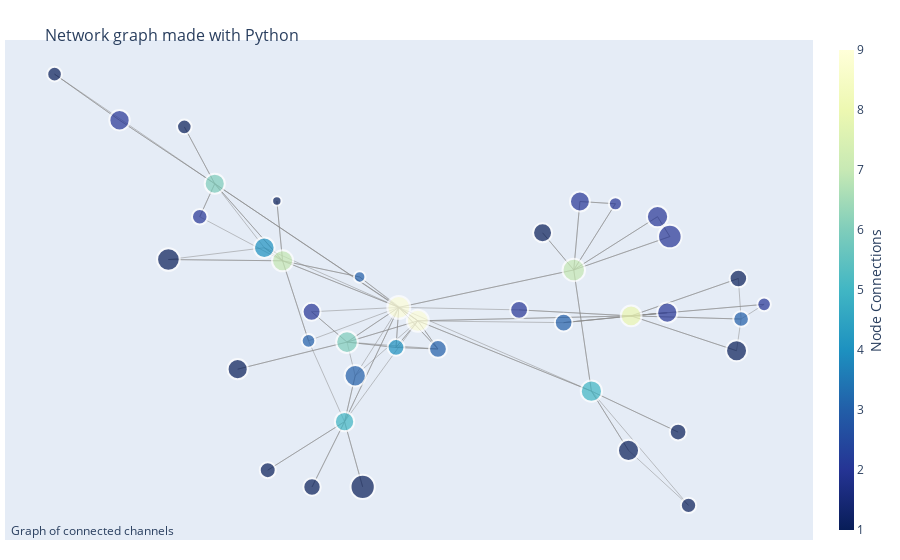

The code cell stored with this chart in its notebook:
### Markdown cell above
Plot of our subgraph of strongly connected components

### Code cell
network_graphs.graph_nx_graph(H)
network_graphs.plotly_network_graph(H)

### Figure 1 — Plotly figure (JSON) as saved in the notebook; plotly's stock layout.template omitted (floating-point values rounded to 4 significant figures; data arrays with more than 128 entries replaced by an {"elided": "..."} marker saying what was removed)
{"data": [{"hoverinfo": "none", "line": {"color": "#888", "width": 0.5}, "mode": "lines", "type": "scatter", "x": {"elided": "366 float values"}, "y": {"elided": "366 float values"}}, {"hoverinfo": "text", "marker": {"color": [3, 1, 7, 4, 1, 3, 2, 3, 1, 9, 4, 2, 1, 7, 2, 1, 1, 6, 1, 3, 2, 9, 5, 5, 1, 3, 1, 1, 2, 3, 1, 2, 1, 1, 1, 2, 6, 2, 2, 8, 2], "colorbar": {"thickness": 15, "title": {"side": "right", "text": "Node Connections"}, "xanchor": "left"}, "colorscale": [[0, "rgb(255,255,217)"], [0.125, "rgb(237,248,177)"], [0.25, "rgb(199,233,180)"], [0.375, "rgb(127,205,187)"], [0.5, "rgb(65,182,196)"], [0.625, "rgb(29,145,192)"], [0.75, "rgb(34,94,168)"], [0.875, "rgb(37,52,148)"], [1, "rgb(8,29,88)"]], "line": {"width": 2}, "reversescale": true, "showscale": true, "size": [13.67, 14.64, 21.1, 16.75, 20.13, 15.67, 19.87, 17.61, 24.27, 22.94, 20.58, 20.32, 17.53, 22.5, 15.55, 22.61, 14.54, 21.64, 18.99, 11.56, 23.58, 21.96, 21.22, 19.31, 15.4, 21.36, 17.43, 21.06, 17.85, 17.77, 16.71, 20.21, 20.98, 15.91, 9.412, 21.28, 20.11, 13.15, 17.93, 20.67, 13.6]}, "mode": "markers", "text": ["Atomic Punch has 3 connections and 13000 subscribers", "Andrew Gerlicher Music has 1 connections and 25500 subscribers", "Nukazooka has 7 connections and 2250000 subscribers", "Corridor Cast has 4 connections and 110000 subscribers", "BrandonJLa has 1 connections and 1150000 subscribers", "Film Riot Extras has 3 connections and 52000 subscribers", "TEAMSUPERTRAMP has 2 connections and 959000 subscribers", "Aputure has 3 connections and 200000 subscribers", "JennaMarbles has 1 connections and 20300000 subscribers", "Corridor has 9 connections and 8060000 subscribers", "Mr.TVCow has 4 connections and 1570000 subscribers", "FinalCutKing has 2 connections and 1310000 subscribers", "Red Giant has 1 connections and 189000 subscribers", "devinsupertramp has 7 connections and 5920000 subscribers", "Fury Fingers - GOONS INC - Out Now! has 2 connections and 48100 subscribers", "TomSka has 1 connections and 6420000 subscribers", "SamWickert has 1 connections and 23900 subscribers", "Node has 6 connections and 3260000 subscribers", "Jacob + Katie Schwarz has 1 connections and 520000 subscribers", "johnyboz has 3 connections and 3020 subscribers", "Lindsey Stirling has 2 connections and 12500000 subscribers", "Corridor Crew has 9 connections and 4090000 subscribers", "Shonduras has 5 connections and 2440000 subscribers", "Mike Diva has 5 connections and 650000 subscribers", "Dorothy Gee has 1 connections and 43300 subscribers", "Anna Akana has 3 connections and 2700000 subscribers", "Adi Shankar's BOOTLEG UNIVERSE has 1 connections and 176000 subscribers", "A for Adley - Learning & Fun has 1 connections and 2190000 subscribers", "FXhome has 2 connections and 236000 subscribers", "Guillotine Channel has 3 connections and 224000 subscribers", "Spacestation Stuff has 1 connections and 107000 subscribers", "Indy Mogul has 2 connections and 1210000 subscribers", "Variant Comics has 1 connections and 2070000 subscribers", "Megasteakman has 1 connections and 61600 subscribers", "Lane Carter has 1 connections and 680 subscribers", "Peter Hollens has 2 connections and 2540000 subscribers", "SoKrispyMedia has 6 connections and 1130000 subscribers", "Visual Escape has 2 connections and 9120 subscribers", "Cerberusarms has 2 connections and 250000 subscribers", "Film Riot has 8 connections and 1670000 subscribers", "VFX Productions has 2 connections and 12400 subscribers"], "type": "scatter", "x": [-0.3481, -1, -0.4146, -0.1235, -0.5299, 0.7623, 0.3485, 0.3068, -0.2091, -0.1164, -0.4615, -0.8332, 0.7553, 0.3328, -0.6273, -0.7078, -0.6669, -0.2492, 0.2527, -0.2169, 0.5794, -0.06744, 0.378, -0.2556, 0.6273, -0.2283, -0.3391, 0.4733, 0.1924, -0.01582, 0.6006, 0.5728, 0.7507, -0.4528, -0.4294, 0.5478, -0.5888, 0.4398, -0.3402, 0.48, 0.8213], "y": [-0.1492, 0.9981, 0.1951, -0.1778, -0.2712, -0.05548, 0.4502, -0.07093, -0.7776, -0.005328, 0.2512, 0.7999, 0.1188, 0.1557, 0.3846, 0.2005, 0.7713, -0.1546, 0.3155, 0.1255, 0.2994, -0.0632, -0.3657, -0.497, -0.8572, -0.2996, -0.7781, -0.6206, -0.01614, -0.1843, -0.5418, -0.02793, -0.1919, -0.7059, 0.4523, 0.3848, 0.5267, 0.4405, -0.02423, -0.04196, 0.007597]}], "layout": {"annotations": [{"showarrow": false, "text": "Graph of connected channels", "x": 0.005, "xref": "paper", "y": -0.002, "yref": "paper"}], "autosize": true, "hovermode": "closest", "margin": {"b": 20, "l": 5, "r": 5, "t": 40}, "showlegend": false, "title": {"font": {"size": 16}, "text": "<br>Network graph made with Python"}, "xaxis": {"autorange": true, "range": [-1.155, 0.9728], "showgrid": false, "showticklabels": false, "type": "linear", "zeroline": false}, "yaxis": {"autorange": true, "range": [-1.039, 1.176], "showgrid": false, "showticklabels": false, "type": "linear", "zeroline": false}}}
